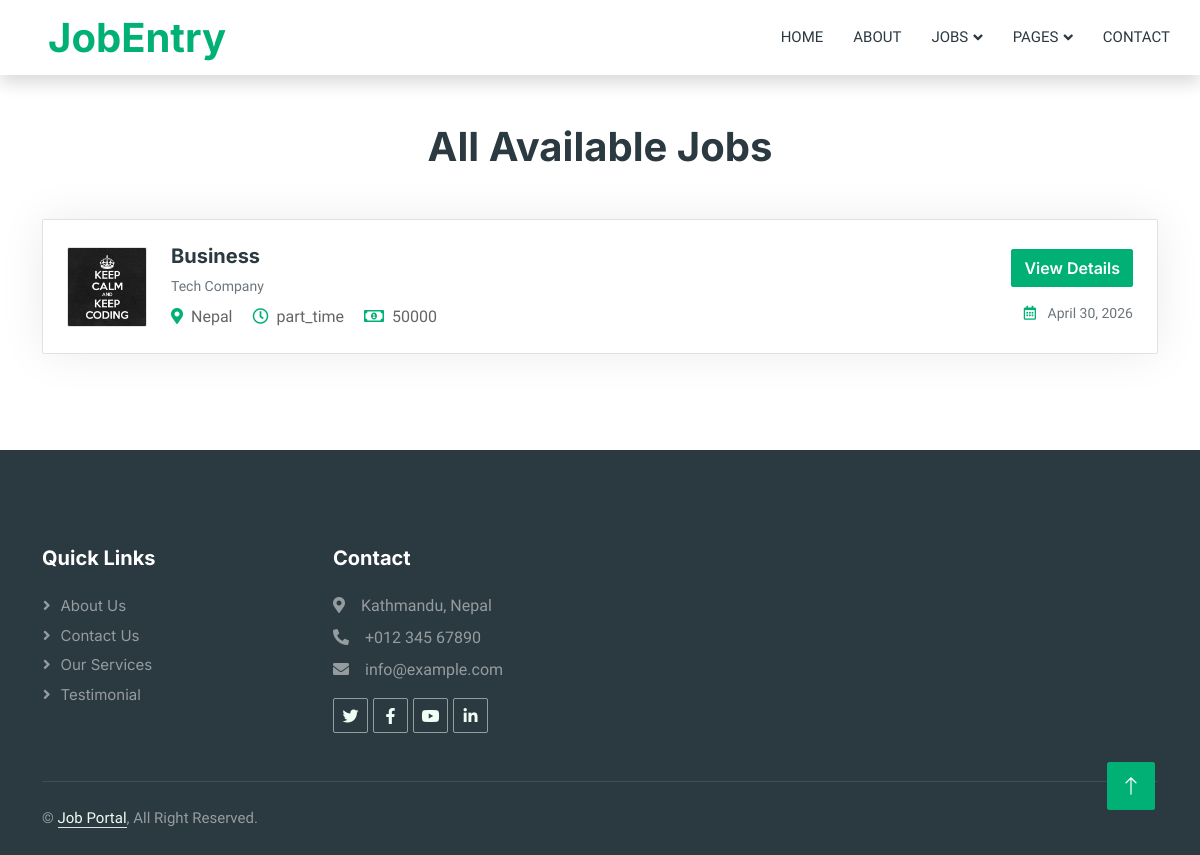
Page /job-list/ on the earlier database version.
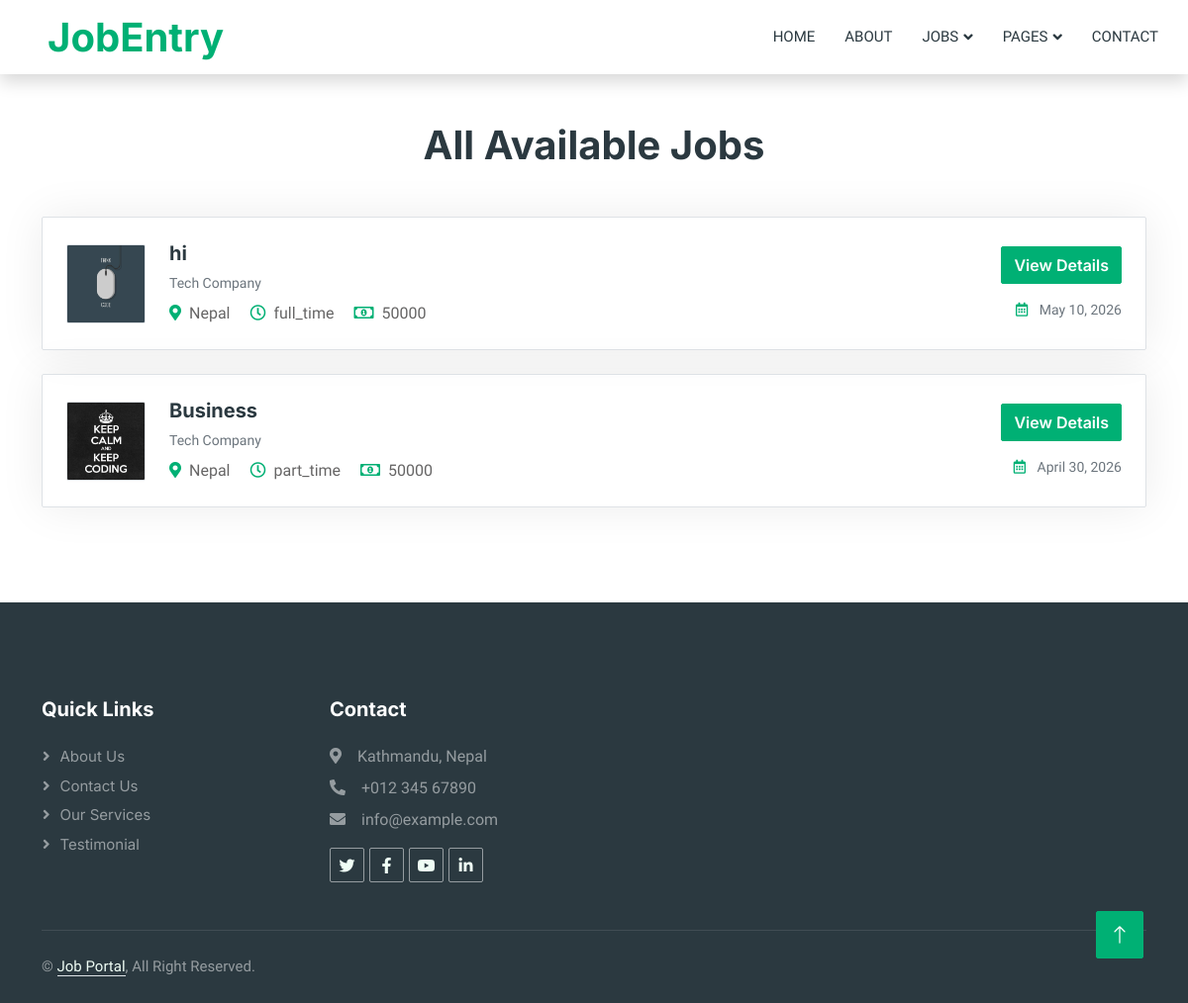
Same page on the later database version.
### jobportal/models.py (models this page shows, shortened)
class TimeStamp(models.Model):
    created_at=models.DateTimeField(auto_now_add=True)
    updated_at=models.DateTimeField(auto_now=True)
    class Meta:
        abstract=True

class JobPost(TimeStamp):
    JOB_TYPE=(
        ("full_time","Full Time"),
        ("part_time","Part Time"),
        ("internship","Internship"),
        ("remote","Remote"),
    )
    title=models.CharField(max_length=140)
    logo=models.ImageField( upload_to="company_logo/",blank=False)
    location=models.CharField(max_length=150)
    job_type=models.CharField(max_length=100,choices=JOB_TYPE)
    salary=models.CharField(max_length=100,blank=True)
    description=models.TextField()
    responsibility=models.TextField()
    qualification=models.TextField()
    summary=models.TextField(blank=True)
    category=models.ForeignKey(Category,on_delete=models.CASCADE)
    company=models.ForeignKey(Company,on_delete=models.CASCADE)

class Company(TimeStamp):
    name=models.CharField(max_length=100)
    description=models.TextField(blank=True)
    website=models.URLField(blank=True)
    location=models.CharField(max_length=150)

### jobportal/views.py (the view)
# urls.py: path("job-list/",views.CategoryListView.as_view(),name="job_list"),
class CategoryListView(ListView):
    model=JobPost
    template_name="jobportal/list/list.html"
    context_object_name="posts"
    def get_queryset(self):
        return JobPost.objects.all().order_by("-created_at")

### templates/jobportal/list/list.html
{% extends "jobportal/base.html" %}
{% load static %}
{% block content %}
        <div class="container-xxl py-5">
            <div class="container">
                <h1 class="text-center mb-5 wow fadeInUp" data-wow-delay="0.1s">All Available Jobs</h1>
                <div class="row g-4">
                    {% for post in posts %}
                    <div class="col-12 wow fadeInUp" data-wow-delay="0.1s">
                        <div class="job-item p-4 h-100 border rounded">
                            <div class="row g-4">
                                <div class="col-md-8 d-flex align-items-center">
                                    <img class="flex-shrink-0 img-fluid border rounded" src="{{post.logo.url}}" alt="" style="width: 80px; height: 80px; object-fit: cover;">
                                    <div class="text-start ps-4">
                                        <h5 class="mb-2">{{post.title}}</h5>
                                        <p class="text-muted small mb-2">{{post.company.name}}</p>
                                        <span class="text-truncate me-3"><i class="fa fa-map-marker-alt text-primary me-2"></i>{{post.company.location}}</span>
                                        <span class="text-truncate me-3"><i class="far fa-clock text-primary me-2"></i>{{post.job_type}}</span>
                                        <span class="text-truncate me-0"><i class="far fa-money-bill-alt text-primary me-2"></i>{{post.salary}}</span>
                                    </div>
                                </div>
                                <div class="col-md-4 d-flex flex-column align-items-start align-items-md-end justify-content-center">
                                    <div class="d-flex mb-3 gap-2">
                                        <a href="{% url 'job_detail' post.id %}" class="btn btn-primary">View Details</a>
                                    </div>
                                    <small class="text-muted"><i class="far fa-calendar-alt text-primary me-2"></i>{{post.created_at|date:" F j, Y"}}</small>
                                </div>
                            </div>
                        </div>
                    </div>
                    {% endfor %}
                </div>
            </div>
        </div>
{% endblock  %}

Differences in the rows shown:
added JobPost: logo (picture), title "hi", company.name "Tech Company", company.location "Nepal", job_type "full_time", salary "50000", created_at "May 10, 2026"
